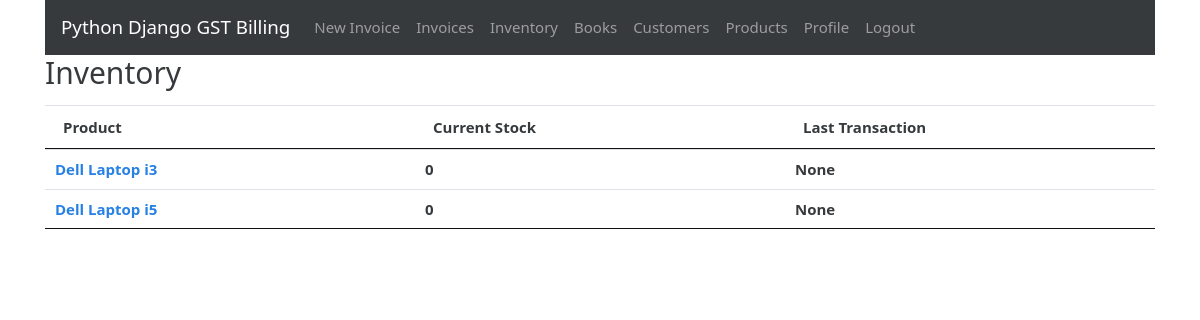
The page /inventory (signed in) on the database as committed earlier.
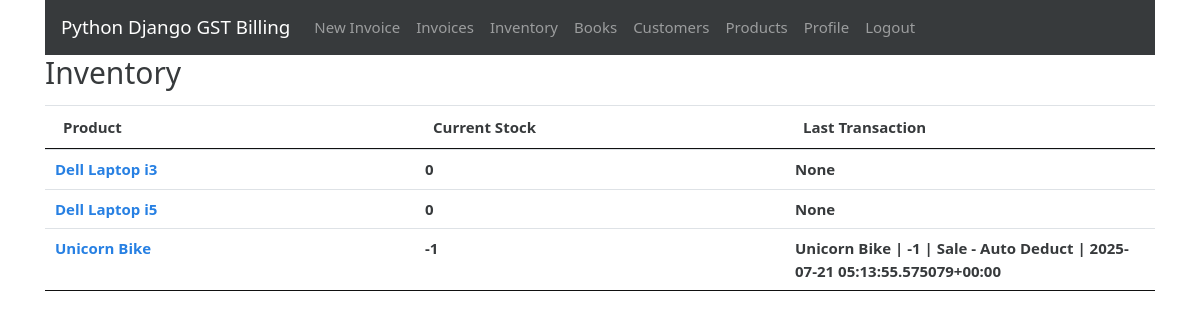
The same page on the database as committed later.
### gstbillingapp/models.py (models this page shows, shortened)
class Inventory(models.Model):
    user = models.ForeignKey(User, null=True, blank=True, on_delete=models.SET_NULL)
    product = models.ForeignKey(Product, null=True, blank=True, on_delete=models.SET_NULL)
    current_stock = models.IntegerField(default=0)
    alert_level = models.IntegerField(default=0)
    last_log = models.ForeignKey(InventoryLog, null=True, blank=True, default=None, on_delete=models.SET_NULL)

class Product(models.Model):
    user = models.ForeignKey(User, null=True, blank=True, on_delete=models.SET_NULL)
    product_name = models.CharField(max_length=200)
    product_hsn = models.CharField(max_length=50, null=True, blank=True)
    product_unit = models.CharField(max_length=50)
    product_gst_percentage = models.FloatField()
    product_rate_with_gst = models.FloatField()

class InventoryLog(models.Model):
    user = models.ForeignKey(User, null=True, blank=True, on_delete=models.SET_NULL)
    product = models.ForeignKey(Product, null=True, blank=True, on_delete=models.SET_NULL)
    date = models.DateTimeField(default=datetime.now, blank=True, null=True)
    last_modified = models.DateTimeField(auto_now=True)
    change = models.IntegerField(default=0)
    CHANGE_TYPES = [
        (0, 'Other'),
        (1, 'Purchase'),
        (2, 'Production'),
        (4, 'Sales'),
    ]
    change_type = models.IntegerField(choices=CHANGE_TYPES, default=0)
    associated_invoice = models.ForeignKey(Invoice, blank=True, null=True, default=None, on_delete=models.SET_NULL)
    description = models.TextField(max_length=600, blank=True, null=True)
    def __str__(self):
        return self.product.product_name + " | " + str(self.change) + " | " + self.description + " | " + str(self.date)

### gstbillingapp/views.py (the view)
# urls.py: path('inventory', views.inventory, name='inventory'),
@login_required
def inventory(request):
    context = {}
    context['inventory_list'] = Inventory.objects.filter(user=request.user)
    context['untracked_products'] = Product.objects.filter(user=request.user, inventory=None)
    return render(request, 'gstbillingapp/inventory.html', context)

### gstbillingapp/templates/gstbillingapp/inventory.html (shortened to what this page needs)
{% extends "gstbillingapp/base.html" %}
{% load static %}
{% block content %}
<div class="row">
	<div class="col">
		<h2>Inventory</h2>
	</div>
</div>
<table class="table table-hover font-weight-bold" id="inventory-table">
	<thead>
		<tr>
			<th>Product</th>
			<th>Current Stock</th>
			<th>Last Transaction</th>
		</tr>
	</thead>
	<tbody class="two-col-form">
		{% for inventory in inventory_list %}
		<tr onclick="window.location='{% url 'inventory_logs' inventory.id %}';">
			<td><a href="{% url 'inventory_logs' inventory.id %}">{{inventory.product.product_name}}</a></td>
			<td>{{inventory.current_stock}}</td>
			<td>{{inventory.last_log}}</td>
		</tr>
		{% endfor %}
	</tbody>
</table>
{% endblock %}

Rows that differ between the two databases and show on the page:
added Inventory: product.product_name "Unicorn Bike", current_stock "-1", last_log "Unicorn Bike | -1 | Sale - Auto Deduct | 2025-07-21 05:13:55.575079+00:00"
